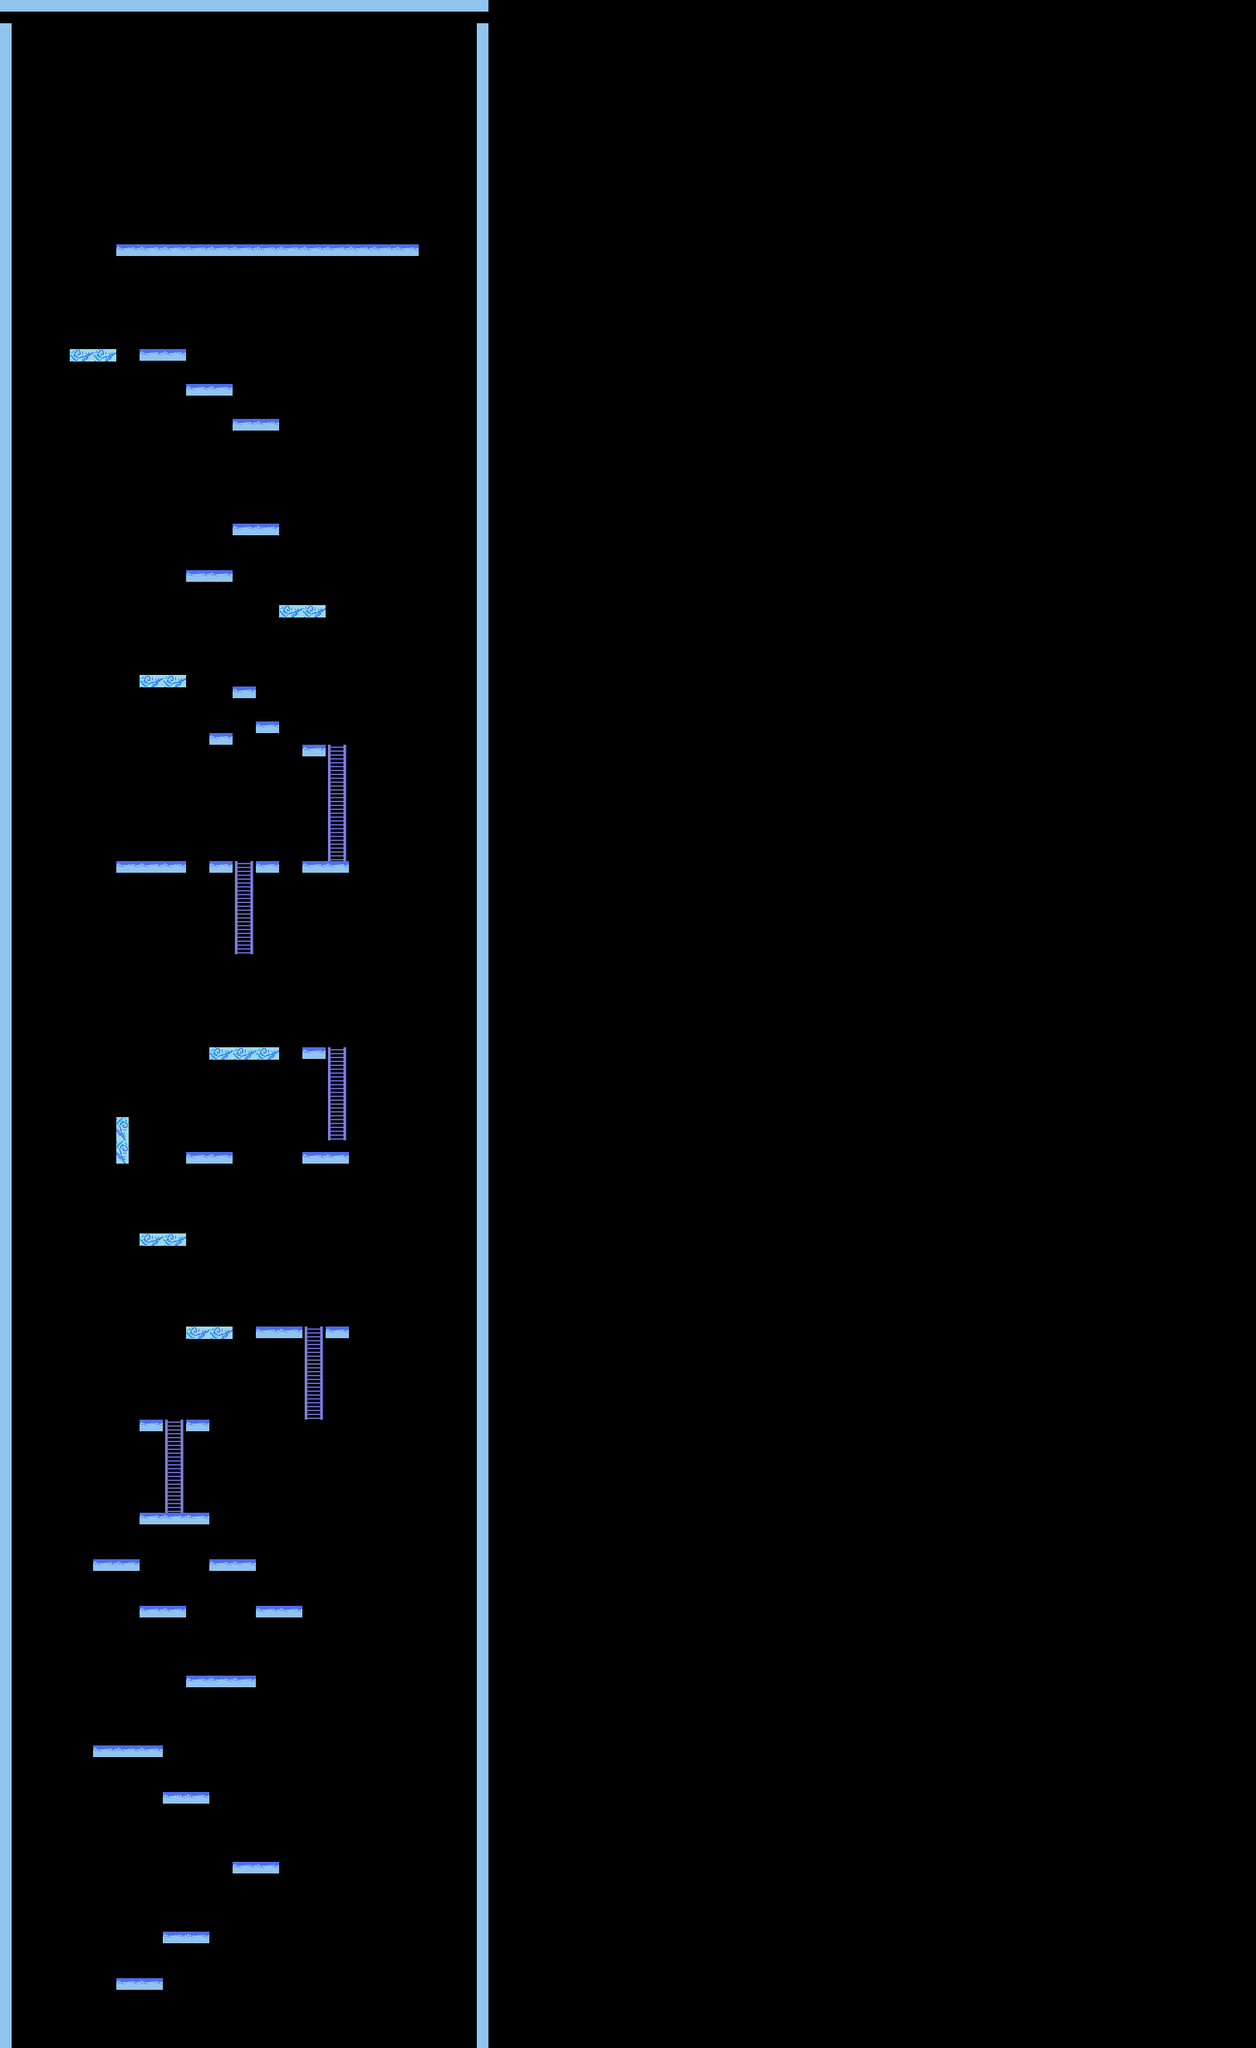

This is a level from a 2D game, rendered from its Tiled map with the project's own tilesets. A one-line summary and the map file follow, with tile-layer data summarised:
An orthogonal 54x88 tile map with 30x30 px tiles, 1 tile layer (Tile Layer 1).

<map version="1.10" tiledversion="1.10.1" orientation="orthogonal" renderorder="right-down" width="54" height="88" tilewidth="30" tileheight="30" infinite="0" nextlayerid="2" nextobjectid="1">
 <tileset firstgid="1" source="tileset.tsx" />
 <layer id="1" name="Tile Layer 1" width="54" height="88">
  <data>[4752 cells, 300 non-empty, 8 distinct tile ids]</data>
 </layer>
</map>
